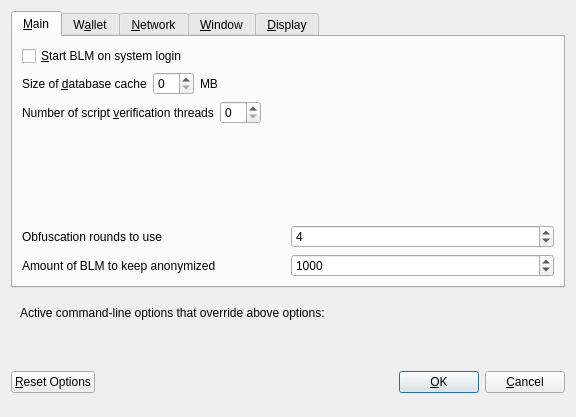
<?xml version="1.0" encoding="UTF-8"?>
<ui version="4.0">
 <class>OptionsDialog</class>
 <widget class="QDialog" name="OptionsDialog">
  <property name="geometry">
   <rect>
    <x>0</x>
    <y>0</y>
    <width>576</width>
    <height>417</height>
   </rect>
  </property>
  <property name="windowTitle">
   <string>Options</string>
  </property>
  <property name="modal">
   <bool>true</bool>
  </property>
  <layout class="QVBoxLayout" name="verticalLayout">
   <item>
    <widget class="QTabWidget" name="tabWidget">
     <property name="currentIndex">
      <number>0</number>
     </property>
     <widget class="QWidget" name="tabMain">
      <attribute name="title">
       <string>&amp;Main</string>
      </attribute>
      <layout class="QVBoxLayout" name="verticalLayout_Main">
       <item>
        <widget class="QCheckBox" name="bitcoinAtStartup">
         <property name="toolTip">
          <string>Automatically start BLM after logging in to the system.</string>
         </property>
         <property name="text">
          <string>&amp;Start BLM on system login</string>
         </property>
        </widget>
       </item>
       <item>
        <layout class="QHBoxLayout" name="horizontalLayout_2_Main">
         <item>
          <widget class="QLabel" name="databaseCacheLabel">
           <property name="text">
            <string>Size of &amp;database cache</string>
           </property>
           <property name="textFormat">
            <enum>Qt::PlainText</enum>
           </property>
           <property name="buddy">
            <cstring>databaseCache</cstring>
           </property>
          </widget>
         </item>
         <item>
          <widget class="QSpinBox" name="databaseCache"/>
         </item>
         <item>
          <widget class="QLabel" name="databaseCacheUnitLabel">
           <property name="text">
            <string>MB</string>
           </property>
           <property name="textFormat">
            <enum>Qt::PlainText</enum>
           </property>
          </widget>
         </item>
         <item>
          <spacer name="horizontalSpacer_2_Main">
           <property name="orientation">
            <enum>Qt::Horizontal</enum>
           </property>
           <property name="sizeHint" stdset="0">
            <size>
             <width>40</width>
             <height>20</height>
            </size>
           </property>
          </spacer>
         </item>
        </layout>
       </item>
       <item>
        <layout class="QHBoxLayout" name="horizontalLayout_3_Main">
         <item>
          <widget class="QLabel" name="threadsScriptVerifLabel">
           <property name="text">
            <string>Number of script &amp;verification threads</string>
           </property>
           <property name="textFormat">
            <enum>Qt::PlainText</enum>
           </property>
           <property name="buddy">
            <cstring>threadsScriptVerif</cstring>
           </property>
          </widget>
         </item>
         <item>
          <widget class="QSpinBox" name="threadsScriptVerif">
           <property name="toolTip">
            <string>(0 = auto, &lt;0 = leave that many cores free)</string>
           </property>
          </widget>
         </item>
         <item>
          <spacer name="horizontalSpacer_3_Main">
           <property name="orientation">
            <enum>Qt::Horizontal</enum>
           </property>
           <property name="sizeHint" stdset="0">
            <size>
             <width>40</width>
             <height>20</height>
            </size>
           </property>
          </spacer>
         </item>
        </layout>
       </item>
       <item>
        <spacer name="verticalSpacer_Main">
         <property name="orientation">
          <enum>Qt::Vertical</enum>
         </property>
         <property name="sizeHint" stdset="0">
          <size>
           <width>20</width>
           <height>40</height>
          </size>
         </property>
        </spacer>
       </item>
       <item>
        <layout class="QHBoxLayout" name="horizontalLayout_4_Main">
         <item>
          <widget class="QLabel" name="label">
           <property name="toolTip">
            <string>This setting determines the amount of individual masternodes that an input will be anonymized through.&lt;br/&gt;More rounds of anonymization gives a higher degree of privacy, but also costs more in fees.</string>
           </property>
           <property name="text">
            <string>Obfuscation rounds to use</string>
           </property>
          </widget>
         </item>
         <item>
          <widget class="QSpinBox" name="obfuscationRounds">
           <property name="minimum">
            <number>2</number>
           </property>
           <property name="maximum">
            <number>8</number>
           </property>
           <property name="value">
            <number>4</number>
           </property>
          </widget>
         </item>
        </layout>
       </item>
       <item>
        <layout class="QHBoxLayout" name="horizontalLayout">
         <item>
          <widget class="QLabel" name="label_2">
           <property name="toolTip">
            <string>This amount acts as a threshold to turn off Obfuscation once it's reached.</string>
           </property>
           <property name="statusTip">
            <string notr="true"/>
           </property>
           <property name="whatsThis">
            <string notr="true"/>
           </property>
           <property name="accessibleName">
            <string notr="true"/>
           </property>
           <property name="accessibleDescription">
            <string notr="true"/>
           </property>
           <property name="text">
            <string>Amount of BLM to keep anonymized</string>
           </property>
          </widget>
         </item>
         <item>
          <widget class="QSpinBox" name="anonymizeBLM">
           <property name="minimum">
            <number>100</number>
           </property>
           <property name="maximum">
            <number>100000</number>
           </property>
           <property name="singleStep">
            <number>100</number>
           </property>
           <property name="value">
            <number>1000</number>
           </property>
          </widget>
         </item>
        </layout>
       </item>
      </layout>
     </widget>
     <widget class="QWidget" name="tabWallet">
      <attribute name="title">
       <string>W&amp;allet</string>
      </attribute>
      <layout class="QVBoxLayout" name="verticalLayout_Wallet">
       <item>
        <widget class="QGroupBox" name="groupBox">
         <property name="title">
          <string>Expert</string>
         </property>
         <layout class="QVBoxLayout" name="verticalLayout_2">
          <item>
           <widget class="QCheckBox" name="coinControlFeatures">
            <property name="toolTip">
             <string>Whether to show coin control features or not.</string>
            </property>
            <property name="text">
             <string>Enable coin &amp;control features</string>
            </property>
           </widget>
          </item>
          <item>
           <widget class="QCheckBox" name="showMasternodesTab">
            <property name="toolTip">
             <string>Show additional tab listing all your masternodes in first sub-tab&lt;br/&gt;and all masternodes on the network in second sub-tab.</string>
            </property>
            <property name="text">
             <string>Show Masternodes Tab</string>
            </property>
           </widget>
          </item>
          <item>
           <widget class="QCheckBox" name="spendZeroConfChange">
            <property name="toolTip">
             <string>If you disable the spending of unconfirmed change, the change from a transaction&lt;br/&gt;cannot be used until that transaction has at least one confirmation.&lt;br/&gt;This also affects how your balance is computed.</string>
            </property>
            <property name="text">
             <string>&amp;Spend unconfirmed change</string>
            </property>
           </widget>
          </item>
         </layout>
        </widget>
       </item>
       <item>
        <spacer name="verticalSpacer_Wallet">
         <property name="orientation">
          <enum>Qt::Vertical</enum>
         </property>
         <property name="sizeHint" stdset="0">
          <size>
           <width>20</width>
           <height>40</height>
          </size>
         </property>
        </spacer>
       </item>
      </layout>
     </widget>
     <widget class="QWidget" name="tabNetwork">
      <attribute name="title">
       <string>&amp;Network</string>
      </attribute>
      <layout class="QVBoxLayout" name="verticalLayout_Network">
       <item>
        <widget class="QCheckBox" name="mapPortUpnp">
         <property name="toolTip">
          <string>Automatically open the BLM client port on the router. This only works when your router supports UPnP and it is enabled.</string>
         </property>
         <property name="text">
          <string>Map port using &amp;UPnP</string>
         </property>
        </widget>
       </item>
       <item>
        <widget class="QCheckBox" name="allowIncoming">
         <property name="toolTip">
          <string>Accept connections from outside</string>
         </property>
         <property name="text">
          <string>Allow incoming connections</string>
         </property>
        </widget>
       </item>
       <item>
        <widget class="QCheckBox" name="connectSocks">
         <property name="toolTip">
          <string>Connect to the BLM network through a SOCKS5 proxy.</string>
         </property>
         <property name="text">
          <string>&amp;Connect through SOCKS5 proxy (default proxy):</string>
         </property>
        </widget>
       </item>
       <item>
        <layout class="QHBoxLayout" name="horizontalLayout_1_Network">
         <item>
          <widget class="QLabel" name="proxyIpLabel">
           <property name="text">
            <string>Proxy &amp;IP:</string>
           </property>
           <property name="textFormat">
            <enum>Qt::PlainText</enum>
           </property>
           <property name="buddy">
            <cstring>proxyIp</cstring>
           </property>
          </widget>
         </item>
         <item>
          <widget class="QValidatedLineEdit" name="proxyIp">
           <property name="minimumSize">
            <size>
             <width>140</width>
             <height>0</height>
            </size>
           </property>
           <property name="maximumSize">
            <size>
             <width>140</width>
             <height>16777215</height>
            </size>
           </property>
           <property name="toolTip">
            <string>IP address of the proxy (e.g. IPv4: 127.0.0.1 / IPv6: ::1)</string>
           </property>
          </widget>
         </item>
         <item>
          <widget class="QLabel" name="proxyPortLabel">
           <property name="text">
            <string>&amp;Port:</string>
           </property>
           <property name="textFormat">
            <enum>Qt::PlainText</enum>
           </property>
           <property name="buddy">
            <cstring>proxyPort</cstring>
           </property>
          </widget>
         </item>
         <item>
          <widget class="QLineEdit" name="proxyPort">
           <property name="minimumSize">
            <size>
             <width>55</width>
             <height>0</height>
            </size>
           </property>
           <property name="maximumSize">
            <size>
             <width>55</width>
             <height>16777215</height>
            </size>
           </property>
           <property name="toolTip">
            <string>Port of the proxy (e.g. 9050)</string>
           </property>
          </widget>
         </item>
         <item>
          <spacer name="horizontalSpacer_1_Network">
           <property name="orientation">
            <enum>Qt::Horizontal</enum>
           </property>
           <property name="sizeHint" stdset="0">
            <size>
             <width>40</width>
             <height>20</height>
            </size>
           </property>
          </spacer>
         </item>
        </layout>
       </item>
       <item>
        <spacer name="verticalSpacer_Network">
         <property name="orientation">
          <enum>Qt::Vertical</enum>
         </property>
         <property name="sizeHint" stdset="0">
          <size>
           <width>20</width>
           <height>40</height>
          </size>
         </property>
        </spacer>
       </item>
      </layout>
     </widget>
     <widget class="QWidget" name="tabWindow">
      <attribute name="title">
       <string>&amp;Window</string>
      </attribute>
      <layout class="QVBoxLayout" name="verticalLayout_Window">
       <item>
        <widget class="QCheckBox" name="minimizeToTray">
         <property name="toolTip">
          <string>Show only a tray icon after minimizing the window.</string>
         </property>
         <property name="text">
          <string>&amp;Minimize to the tray instead of the taskbar</string>
         </property>
        </widget>
       </item>
       <item>
        <widget class="QCheckBox" name="minimizeOnClose">
         <property name="toolTip">
          <string>Minimize instead of exit the application when the window is closed. When this option is enabled, the application will be closed only after selecting Quit in the menu.</string>
         </property>
         <property name="text">
          <string>M&amp;inimize on close</string>
         </property>
        </widget>
       </item>
       <item>
        <spacer name="verticalSpacer_Window">
         <property name="orientation">
          <enum>Qt::Vertical</enum>
         </property>
         <property name="sizeHint" stdset="0">
          <size>
           <width>20</width>
           <height>40</height>
          </size>
         </property>
        </spacer>
       </item>
      </layout>
     </widget>
     <widget class="QWidget" name="tabDisplay">
      <attribute name="title">
       <string>&amp;Display</string>
      </attribute>
      <layout class="QVBoxLayout" name="verticalLayout_Display">
       <item>
        <layout class="QHBoxLayout" name="horizontalLayout_1_Display">
         <item>
          <widget class="QLabel" name="langLabel">
           <property name="text">
            <string>User Interface &amp;language:</string>
           </property>
           <property name="textFormat">
            <enum>Qt::PlainText</enum>
           </property>
           <property name="buddy">
            <cstring>lang</cstring>
           </property>
          </widget>
         </item>
         <item>
          <widget class="QValueComboBox" name="lang">
           <property name="toolTip">
            <string>The user interface language can be set here. This setting will take effect after restarting BLM.</string>
           </property>
          </widget>
         </item>
        </layout>
       </item>
       <item>
        <widget class="QLabel" name="label_3">
         <property name="toolTip">
          <string notr="true"/>
         </property>
         <property name="statusTip">
          <string notr="true"/>
         </property>
         <property name="whatsThis">
          <string notr="true"/>
         </property>
         <property name="accessibleName">
          <string notr="true"/>
         </property>
         <property name="text">
          <string>Language missing or translation incomplete? Help contributing translations here:
https://www.transifex.com/BLM-project/BLM-project-translations</string>
         </property>
         <property name="wordWrap">
          <bool>true</bool>
         </property>
         <property name="openExternalLinks">
          <bool>true</bool>
         </property>
         <property name="textInteractionFlags">
          <set>Qt::TextBrowserInteraction</set>
         </property>
        </widget>
       </item>
       <item>
        <layout class="QHBoxLayout" name="horizontalLayout_4_Display" stretch="0,0">
         <item>
          <widget class="QLabel" name="themeLabel">
           <property name="text">
            <string>User Interface Theme:</string>
           </property>
          </widget>
         </item>
         <item>
          <widget class="QValueComboBox" name="theme"/>
         </item>
        </layout>
       </item>
       <item>
        <widget class="Line" name="line">
         <property name="orientation">
          <enum>Qt::Horizontal</enum>
         </property>
        </widget>
       </item>
       <item>
        <layout class="QHBoxLayout" name="horizontalLayout_2_Display">
         <item>
          <widget class="QLabel" name="unitLabel">
           <property name="text">
            <string>&amp;Unit to show amounts in:</string>
           </property>
           <property name="textFormat">
            <enum>Qt::PlainText</enum>
           </property>
           <property name="buddy">
            <cstring>unit</cstring>
           </property>
          </widget>
         </item>
         <item>
          <widget class="QValueComboBox" name="unit">
           <property name="toolTip">
            <string>Choose the default subdivision unit to show in the interface and when sending coins.</string>
           </property>
          </widget>
         </item>
        </layout>
       </item>
       <item>
        <layout class="QHBoxLayout" name="horizontalLayout_5_Display">
         <item>
          <widget class="QLabel" name="digitsLabel">
           <property name="text">
            <string>Decimal digits</string>
           </property>
          </widget>
         </item>
         <item>
          <widget class="QValueComboBox" name="digits"/>
         </item>
        </layout>
       </item>
       <item>
        <layout class="QHBoxLayout" name="horizontalLayout_3_Display">
         <item>
          <widget class="QLabel" name="thirdPartyTxUrlsLabel">
           <property name="toolTip">
            <string>Third party URLs (e.g. a block explorer) that appear in the transactions tab as context menu items. %s in the URL is replaced by transaction hash. Multiple URLs are separated by vertical bar |.</string>
           </property>
           <property name="text">
            <string>Third party transaction URLs</string>
           </property>
           <property name="buddy">
            <cstring>thirdPartyTxUrls</cstring>
           </property>
          </widget>
         </item>
         <item>
          <widget class="QLineEdit" name="thirdPartyTxUrls">
           <property name="toolTip">
            <string>Third party URLs (e.g. a block explorer) that appear in the transactions tab as context menu items. %s in the URL is replaced by transaction hash. Multiple URLs are separated by vertical bar |.</string>
           </property>
          </widget>
         </item>
        </layout>
       </item>
       <item>
        <spacer name="verticalSpacer">
         <property name="orientation">
          <enum>Qt::Vertical</enum>
         </property>
         <property name="sizeHint" stdset="0">
          <size>
           <width>20</width>
           <height>40</height>
          </size>
         </property>
        </spacer>
       </item>
      </layout>
     </widget>
    </widget>
   </item>
   <item>
    <widget class="QFrame" name="frame">
     <layout class="QVBoxLayout" name="verticalLayout_Bottom">
      <item>
       <layout class="QHBoxLayout" name="horizontalLayout_Bottom">
        <item>
         <widget class="QLabel" name="overriddenByCommandLineInfoLabel">
          <property name="text">
           <string>Active command-line options that override above options:</string>
          </property>
          <property name="textFormat">
           <enum>Qt::PlainText</enum>
          </property>
         </widget>
        </item>
        <item>
         <spacer name="horizontalSpacer_Bottom">
          <property name="orientation">
           <enum>Qt::Horizontal</enum>
          </property>
          <property name="sizeHint" stdset="0">
           <size>
            <width>40</width>
            <height>20</height>
           </size>
          </property>
         </spacer>
        </item>
       </layout>
      </item>
      <item>
       <widget class="QLabel" name="overriddenByCommandLineLabel">
        <property name="text">
         <string/>
        </property>
        <property name="textFormat">
         <enum>Qt::PlainText</enum>
        </property>
        <property name="wordWrap">
         <bool>true</bool>
        </property>
       </widget>
      </item>
     </layout>
    </widget>
   </item>
   <item>
    <layout class="QHBoxLayout" name="horizontalLayout_Buttons">
     <item>
      <widget class="QPushButton" name="resetButton">
       <property name="toolTip">
        <string>Reset all client options to default.</string>
       </property>
       <property name="text">
        <string>&amp;Reset Options</string>
       </property>
       <property name="autoDefault">
        <bool>false</bool>
       </property>
      </widget>
     </item>
     <item>
      <spacer name="horizontalSpacer_1">
       <property name="orientation">
        <enum>Qt::Horizontal</enum>
       </property>
       <property name="sizeHint" stdset="0">
        <size>
         <width>40</width>
         <height>48</height>
        </size>
       </property>
      </spacer>
     </item>
     <item>
      <widget class="QLabel" name="statusLabel">
       <property name="minimumSize">
        <size>
         <width>200</width>
         <height>0</height>
        </size>
       </property>
       <property name="font">
        <font>
         <weight>75</weight>
         <bold>true</bold>
        </font>
       </property>
       <property name="text">
        <string/>
       </property>
       <property name="textFormat">
        <enum>Qt::PlainText</enum>
       </property>
       <property name="wordWrap">
        <bool>true</bool>
       </property>
      </widget>
     </item>
     <item>
      <spacer name="horizontalSpacer_2">
       <property name="orientation">
        <enum>Qt::Horizontal</enum>
       </property>
       <property name="sizeHint" stdset="0">
        <size>
         <width>40</width>
         <height>48</height>
        </size>
       </property>
      </spacer>
     </item>
     <item>
      <widget class="QPushButton" name="okButton">
       <property name="text">
        <string>&amp;OK</string>
       </property>
       <property name="autoDefault">
        <bool>false</bool>
       </property>
       <property name="default">
        <bool>true</bool>
       </property>
      </widget>
     </item>
     <item>
      <widget class="QPushButton" name="cancelButton">
       <property name="text">
        <string>&amp;Cancel</string>
       </property>
       <property name="autoDefault">
        <bool>false</bool>
       </property>
      </widget>
     </item>
    </layout>
   </item>
  </layout>
 </widget>
 <customwidgets>
  <customwidget>
   <class>QValidatedLineEdit</class>
   <extends>QLineEdit</extends>
   <header>qvalidatedlineedit.h</header>
  </customwidget>
  <customwidget>
   <class>QValueComboBox</class>
   <extends>QComboBox</extends>
   <header>qvaluecombobox.h</header>
  </customwidget>
 </customwidgets>
 <resources/>
 <connections/>
</ui>
